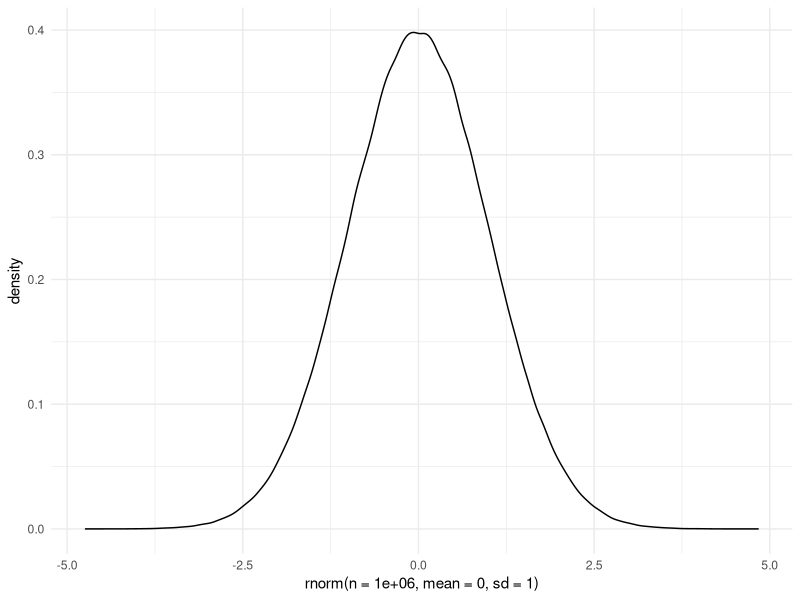
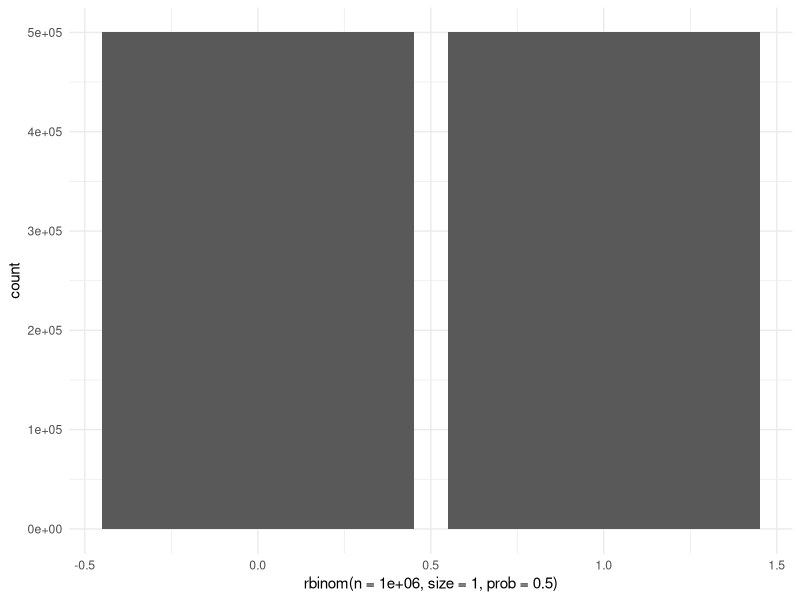
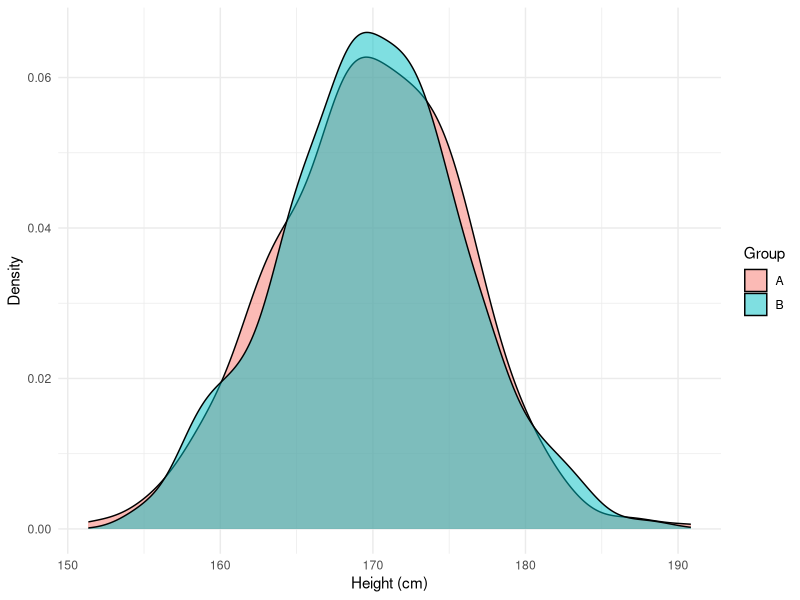
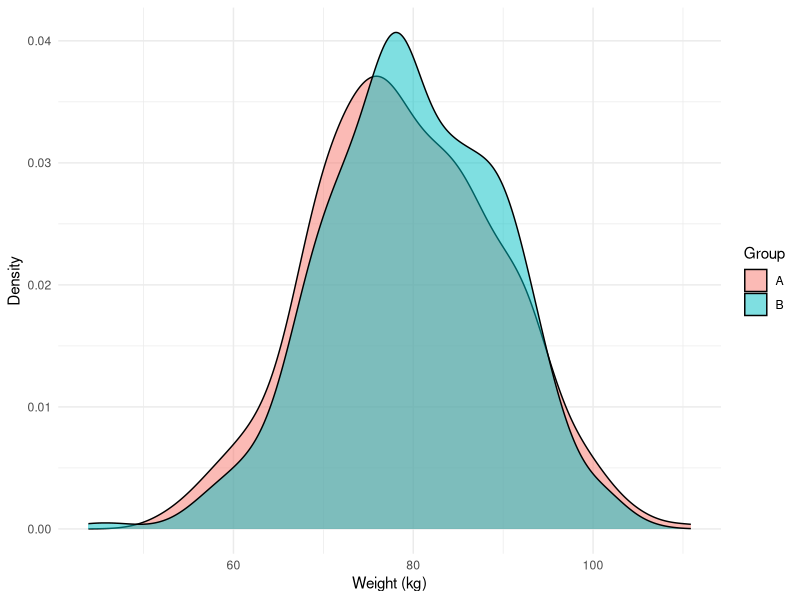
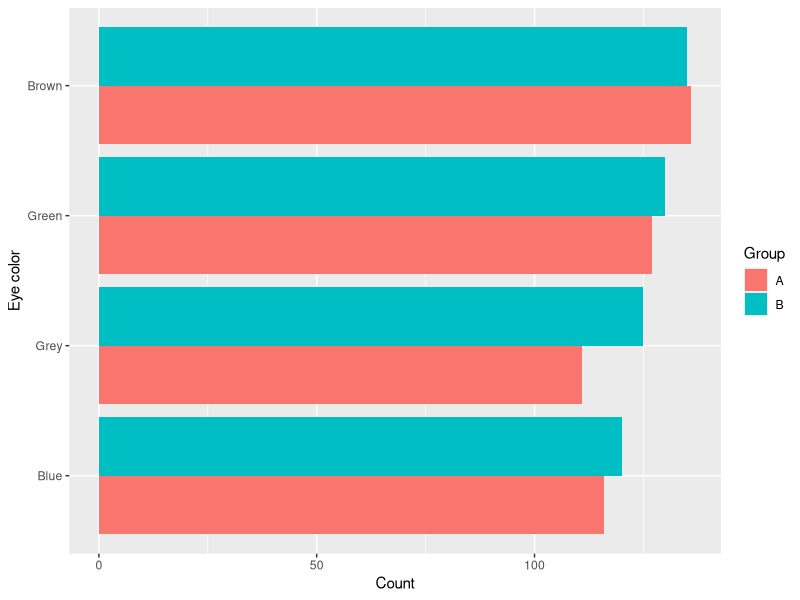

Write R code to recreate these figures, in order.
## ---- chunk 1
#| echo: false

library(tidyverse)
## ---- chunk 2

group_df <- tibble(
  id = 1:1000,
  height = rnorm(1000, 170, 6),
  weight = rnorm(1000, 80, 10),
  eye_colour = sample(c("Blue", "Green", "Brown", "Grey"), 
                      1000, 
                      replace = T)
)

group_df
## ---- chunk 3

ggplot() + 
  geom_density(aes(x = rnorm(n = 1e6, mean = 0, sd = 1))) + 
  theme_minimal()
## ---- chunk 4

rnorm(n = 1000, mean = 0, sd = 1)
## ---- chunk 5

rbinom(n = 1000, size = 1, prob = 0.5)
## ---- chunk 6
ggplot() + 
  geom_bar(aes(x = rbinom(n = 1e6, size = 1, prob = 0.5))) + 
  theme_minimal()
## ---- chunk 7
assigned_group <- group_df |> 
  mutate(
    group = rbinom(1000, 1, 0.5),
    group = factor(group, labels = c("A", "B"))
  )

assigned_group
## ---- chunk 8
#| echo: false

ggplot(assigned_group, aes(x = height, fill = group)) + 
  geom_density(alpha = 0.5) + 
  theme_minimal() + 
  labs(x = "Height (cm)",
       y = "Density",
       fill = "Group")
## ---- chunk 9
#| echo: false

ggplot(assigned_group, aes(x = weight, fill = group)) + 
  geom_density(alpha = 0.5) + 
  theme_minimal() + 
  labs(x = "Weight (kg)",
       y = "Density",
       fill = "Group")
## ---- chunk 10
#| echo: false

assigned_group |> 
  count(group, eye_colour) |> 
  ggplot(aes(x = n, y = reorder(eye_colour, n), fill = group)) + 
  geom_bar(position = "dodge", stat = "identity") + 
  labs(x = "Count",
       y = "Eye color",
       fill = "Group")
